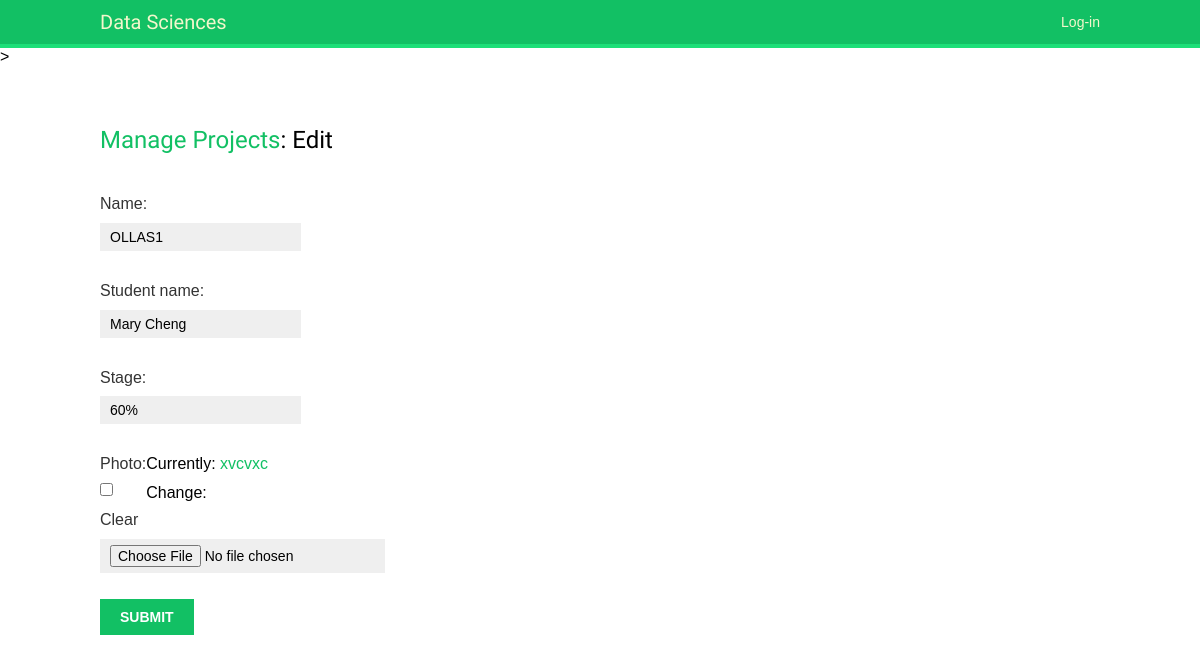
The page /professor_access/edit/5 on the database its author committed.
### professor_access/models.py (models this page shows, shortened)
class Project(models.Model):
    name = models.CharField(max_length=50 )
    student_name = models.CharField(max_length=200)
    stage = models.CharField(max_length=50)
    description = models.TextField(blank=True)
    note = models.TextField(blank=True)
    file = models.FileField(upload_to='upload', blank=True, null=True)
    photo = models.ImageField(upload_to='upload', blank=True)

### professor_access/views.py (the view)
def professor_update(request, pk, template_name='professor_access/project_form.html'):
    project= get_object_or_404(Project, pk=pk)
    form = professorForm(request.POST or None, instance= project)
    if form.is_valid():
        form.save()
        return redirect('professor_access:pa_list')
    return render(request, template_name, {'form':form})

### professor_access/views.py
class professorForm(ModelForm):
    class Meta:
        model = Project
        fields = ['id','name', 'student_name', 'stage', 'photo']

### professor_access/templates/professor_access/project_form.html
{% extends "base.html" %}
{% block content %}
<h2><a href="{% url 'professor_access:pa_list' %}">Manage Projects</a>: Edit</h2>
<form method="post">{% csrf_token %}
    {{ form.as_p }}
    <input type="submit" value="Submit" />
</form>
{% endblock %}

### student_access/static/css/base.css (style rules this page uses)
body { margin:0; padding:0; font-family:helvetica, sans-serif; }
p { line-height: 1.8; }
a { color:#12c064; text-decoration:none; }
h1, h2, h3, h4, h5 , h6 { font-family: 'Muli', sans-serif; font-weight:normal; }
h2 { margin:30px 0 20px; }
form { overflow:auto; }
form p { width:100%; overflow:auto; }
label { float:left; clear:both; color:#333; margin-bottom:4px; }
input, textarea { clear:both; float:left; margin:0 0 10px; background:#efefef; border:0; padding:6px 10px; font-size:14px; }
input[type=submit], a.button { font-weight:bold; background:#12c064; color:#fff; padding:10px 20px; font-size:14px; text-transform:uppercase; }

### rows shown on the page
Project: name "OLLAS1", student_name "Mary Cheng", stage "60%"
